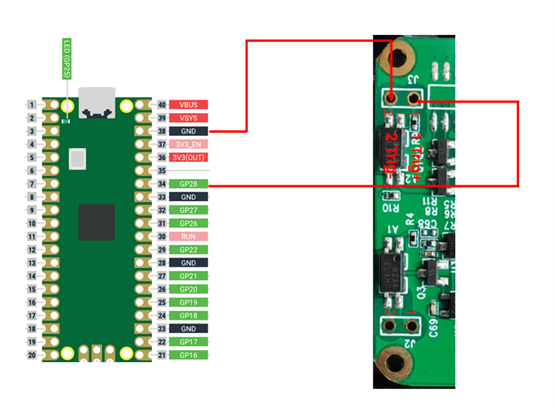
#> input picture hardware/cam-imx296raw-trigger/1-4Images/Conection.png, 554 x 410 px
$ python synthetic_aperture_object.py -i ../hardware/cam-imx296raw-trigger/1-4Images -p ../hardware/cam-imx296raw-trigger/1-4Images/Conection.png
#> lines starting #> are read from the running program, lines starting #| are printed output that depends on the picture
"""
Align images based on a common object and synthesize a synthetic-aperture image.

Usage (example):
python synthetic_aperture_object.py --input-dir ../collected_data/20260213_153815 --pattern "e*/*.png" --ref 0 --method median --output out.png

Depends on: opencv-python, numpy, tqdm
"""

from pathlib import Path
import cv2
import numpy as np
import glob
import argparse
from tqdm import tqdm
import os


def load_images(paths):
    images = []
    for p in paths:
        img = cv2.imread(str(p), cv2.IMREAD_COLOR)
        if img is None:
            raise FileNotFoundError(f"Can't read image: {p}")
        images.append(img)
    return images


def detect_and_describe(gray, method='ORB'):
    if method.upper() == 'ORB':
        detector = cv2.ORB_create(5000)
    elif method.upper() == 'AKAZE':
        detector = cv2.AKAZE_create()
    else:
        raise ValueError('Unsupported detector: ' + method)
    kps, des = detector.detectAndCompute(gray, None)
    return kps, des


def match_descriptors(des1, des2, method='BF'):
    if des1 is None or des2 is None:
        return []
    # ORB/AKAZE descriptors are binary -> use Hamming
    bf = cv2.BFMatcher(cv2.NORM_HAMMING, crossCheck=True)
    try:
        matches = bf.match(des1, des2)
    except Exception:
        return []
    matches = sorted(matches, key=lambda x: x.distance)
    return matches


def compute_homography(kp1, kp2, matches, reproj_thresh=4.0):
    if len(matches) < 4:
        return None, None
    ptsA = np.float32([kp1[m.queryIdx].pt for m in matches])
    ptsB = np.float32([kp2[m.trainIdx].pt for m in matches])
    H, status = cv2.findHomography(ptsA, ptsB, cv2.RANSAC, reproj_thresh)
    return H, status


def align_images(images, ref_idx=0, detector='ORB', debug=False):
    """
    Align a list of BGR images to the reference image at ref_idx.
    Returns list of warped images and list of homographies (H mapping source -> ref).
    """
    ref_img = images[ref_idx]
    h_ref, w_ref = ref_img.shape[:2]
    ref_gray = cv2.cvtColor(ref_img, cv2.COLOR_BGR2GRAY)
    ref_kp, ref_des = detect_and_describe(ref_gray, method=detector)

    warped = []
    homographies = []

    for i, img in enumerate(images):
        if i == ref_idx:
            warped.append(img.copy())
            homographies.append(np.eye(3, dtype=np.float64))
            continue

        gray = cv2.cvtColor(img, cv2.COLOR_BGR2GRAY)
        kp, des = detect_and_describe(gray, method=detector)
        matches = match_descriptors(des, ref_des, method='BF')

        H, status = compute_homography(kp, ref_kp, matches)
        if H is None:
            # fallback: identity (no alignment)
            homographies.append(np.eye(3, dtype=np.float64))
            warped.append(img.copy())
            if debug:
                print(f"Image {i}: insufficient matches ({len(matches)}) - skipping warp")
            continue

        warped_img = cv2.warpPerspective(img, H, (w_ref, h_ref), flags=cv2.INTER_LINEAR)
        warped.append(warped_img)
        homographies.append(H)
    return warped, homographies


def synthesize_stack(images, method='median'):
    """
    Combine aligned images into a synthetic-aperture image.
    method: 'average', 'median', 'max', 'sum'
    Returns BGR uint8 image.
    """
    stack = np.stack([img.astype(np.float32) for img in images], axis=0)
    if method == 'average':
        out = np.mean(stack, axis=0)
    elif method == 'median':
        out = np.median(stack, axis=0)
    elif method == 'max':
        out = np.max(stack, axis=0)
    elif method == 'sum':
        out = np.sum(stack, axis=0)
    else:
        raise ValueError('Unknown method: ' + method)
    out = np.clip(out, 0, 255).astype(np.uint8)
    return out


def gather_image_paths(input_dir, pattern):
    # pattern may be a glob pattern; allow walking
    p = Path(input_dir)
    # Use glob with recursive patterns
    paths = sorted([Path(fp) for fp in glob.glob(str(p / pattern), recursive=True)])
    return paths


def parse_args():
    parser = argparse.ArgumentParser(description='Align images on an object and synthesize synthetic aperture image')
    parser.add_argument('--input-dir', '-i', required=True, help='Input directory containing images')
    parser.add_argument('--pattern', '-p', default='*.png', help='Glob pattern to match images (relative to input dir)')
    parser.add_argument('--ref', '-r', type=int, default=0, help='Reference image index (0-based)')
    parser.add_argument('--detector', '-d', default='ORB', choices=['ORB', 'AKAZE'], help='Feature detector')
    parser.add_argument('--method', '-m', default='median', choices=['median','average','max','sum'], help='Combination method')
    parser.add_argument('--output', '-o', default='synthetic_aperture.png', help='Output filename')
    parser.add_argument('--limit', '-n', type=int, default=0, help='Limit number of images (0 = all)')
    parser.add_argument('--debug', action='store_true')
    return parser.parse_args()


def main():
    args = parse_args()
    paths = gather_image_paths(args.input_dir, args.pattern)
    if len(paths) == 0:
        raise SystemExit(f'No images found for pattern: {args.pattern} in {args.input_dir}')
    if args.limit > 0:
        paths = paths[:args.limit]

    print(f'Found {len(paths)} images. Loading...')
    images = load_images(paths)
#> in load_images, img is the input picture: shape (410, 554, 3); mean B, G, R 203.4, 215.4, 200.6
#> images = 1 item
    print('Aligning images to reference index', args.ref)
    warped, Hs = align_images(images, ref_idx=args.ref, detector=args.detector, debug=args.debug)
#> in align_images, `ref_gray = cv2.cvtColor(ref_img, cv2.COLOR_BGR2GRAY)`:
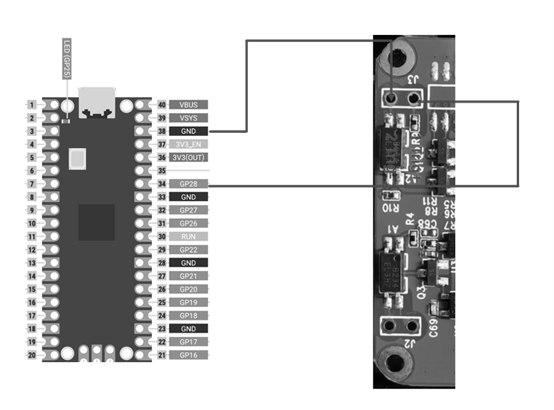
#> ref_gray: shape (410, 554); min 0, max 255, mean 209.6
#> in detect_and_describe, `kps, des = detector.detectAndCompute(gray, None)`: kps = 4270 keypoints; strongest (x, y, size): (374, 35, 31), (371, 38, 31), (244, 129, 31), (454, 35, 31)
#> in align_images, `ref_kp, ref_des = detect_and_describe(ref_gray, method=detector)`: ref_kp has the same summary as kps in detect_and_describe
#> the loop in align_images, `for i, img in enumerate(images):` made 1 pass
#> after the loop in align_images, `for i, img in enumerate(images):`: homographies = [[[1, 0, 0], [0, 1, 0], [0, 0, 1]]]; warped = 1 item
#> warped = 1 item; Hs = [[[1, 0, 0], [0, 1, 0], [0, 0, 1]]]

    print('Synthesizing using method:', args.method)
    out = synthesize_stack(warped, method=args.method)

    out_path = Path(args.output)
    out_path.parent.mkdir(parents=True, exist_ok=True)
    cv2.imwrite(str(out_path), out)
    print('Wrote', out_path)


if __name__ == '__main__':
    main()
